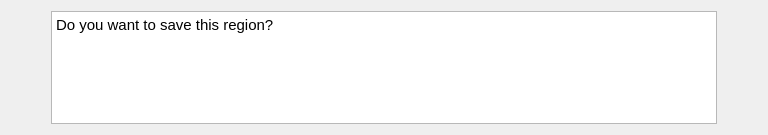
<?xml version="1.0" encoding="UTF-8"?>
<ui version="4.0">
 <class>RegionsWizardFinalPage</class>
 <widget class="QWizardPage" name="RegionsWizardFinalPage">
  <property name="geometry">
   <rect>
    <x>0</x>
    <y>0</y>
    <width>768</width>
    <height>135</height>
   </rect>
  </property>
  <property name="windowTitle">
   <string>Finish Page</string>
  </property>
  <property name="title">
   <string>Save New Region</string>
  </property>
  <attribute name="pageId">
   <string notr="true"/>
  </attribute>
  <layout class="QVBoxLayout" name="verticalLayout">
   <item>
    <layout class="QHBoxLayout" name="horizontalLayout" stretch="0,1,0">
     <item>
      <spacer name="horizontalSpacer">
       <property name="orientation">
        <enum>Qt::Horizontal</enum>
       </property>
       <property name="sizeHint" stdset="0">
        <size>
         <width>40</width>
         <height>20</height>
        </size>
       </property>
      </spacer>
     </item>
     <item>
      <widget class="QTextBrowser" name="_textBrowser">
       <property name="html">
        <string>&lt;!DOCTYPE HTML PUBLIC &quot;-//W3C//DTD HTML 4.0//EN&quot; &quot;http://www.w3.org/TR/REC-html40/strict.dtd&quot;&gt;
&lt;html&gt;&lt;head&gt;&lt;meta name=&quot;qrichtext&quot; content=&quot;1&quot; /&gt;&lt;style type=&quot;text/css&quot;&gt;
p, li { white-space: pre-wrap; }
&lt;/style&gt;&lt;/head&gt;&lt;body style=&quot; font-family:'MS Shell Dlg 2'; font-size:8pt; font-weight:400; font-style:normal;&quot;&gt;
&lt;p style=&quot; margin-top:0px; margin-bottom:0px; margin-left:0px; margin-right:0px; -qt-block-indent:0; text-indent:0px;&quot;&gt;&lt;span style=&quot; font-size:11pt;&quot;&gt;Do you want to save this region? &lt;/span&gt;&lt;/p&gt;&lt;/body&gt;&lt;/html&gt;</string>
       </property>
      </widget>
     </item>
     <item>
      <spacer name="horizontalSpacer_2">
       <property name="orientation">
        <enum>Qt::Horizontal</enum>
       </property>
       <property name="sizeHint" stdset="0">
        <size>
         <width>40</width>
         <height>20</height>
        </size>
       </property>
      </spacer>
     </item>
    </layout>
   </item>
  </layout>
 </widget>
 <resources/>
 <connections/>
</ui>
